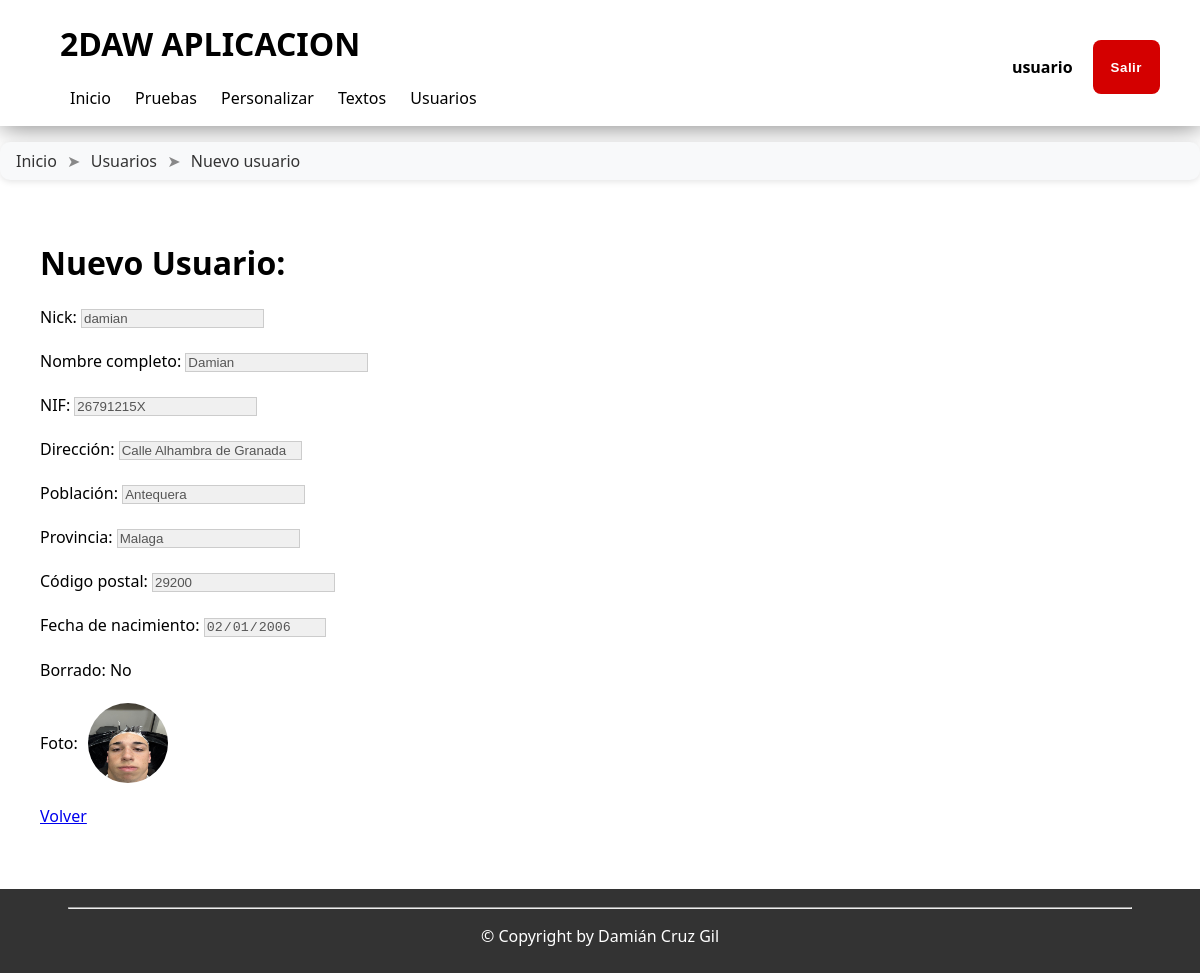
/aplicacion/usuarios/verUsuario.php?codUsu=2 (signed in), run on the app's committed database.
### tables this page shows
CREATE TABLE IF NOT EXISTS `usuarios` (
  `cod_usuario` int(11) NOT NULL AUTO_INCREMENT,
  `nick` varchar(50) NOT NULL,
  `nombre` varchar(50) NOT NULL,
  `nif` varchar(10) NOT NULL,
  `direccion` varchar(50) NOT NULL,
  `poblacion` varchar(30) NOT NULL,
  `provincia` varchar(30) NOT NULL,
  `CP` varchar(5) NOT NULL DEFAULT '00000',
  `fecha_nacimiento` date NOT NULL,
  `borrado` tinyint(1) NOT NULL DEFAULT 0,
  `foto` varchar(50) NOT NULL,
  PRIMARY KEY (`cod_usuario`),
  UNIQUE KEY `nick` (`nick`)
);

### aplicacion/usuarios/verUsuario.php (the view, shortened to what this page needs)
<?php
include_once(dirname(__FILE__) . "/../../cabecera.php");
$codUsu = $_GET['codUsu'];
$sentenciaDatosUsu = "SELECT * FROM usuarios WHERE cod_usuario = '$codUsu'";
$usuario = $conexion->query($sentenciaDatosUsu)->fetch_assoc();
cuerpo($usuario, $acceso);
function cuerpo($usuario, $acceso)
{
?>
    <h1>Nuevo Usuario:</h1>
    <label>Nick:</label>
    <input type="text" name="nick" value="<?= $usuario['nick'] ?>" readonly><br><br>
    <label>Nombre completo:</label>
    <input type="text" name="nombre" value="<?= $usuario['nombre'] ?>" readonly> <br><br>
    <label>NIF:</label>
    <input type="text" name="nif" value="<?= $usuario['nif'] ?>" readonly><br><br>
    <label>Dirección:</label>
    <input type="text" name="direccion" value="<?= $usuario['direccion'] ?>" readonly><br><br>
    <label>Población:</label>
    <input type="text" name="poblacion" value="<?= $usuario['poblacion'] ?>" readonly><br><br>
    <label>Provincia:</label>
    <input type="text" name="provincia" value="<?= $usuario['provincia'] ?>" readonly><br><br>
    <label>Código postal:</label>
    <input type="text" name="cp" value="<?= $usuario['CP'] ?>" readonly><br><br>
    <label>Fecha de nacimiento:</label>
    <input type="date" name="fecha_nacimiento" value="<?= $usuario['fecha_nacimiento'] ?>" readonly><br><br>
    <label>Borrado:</label>
    <span><?= $usuario['borrado'] ? 'Si' : 'No' ?></span><br><br>
    <div style="display:flex; align-items:center; gap: 10px;">
        <label>Foto:</label>
        <img class="imgUsu" src="/images/fotos/<?= $usuario['foto'] ?>" alt=""><br><br>
    </div>
    <br>
    <a href="/aplicacion/usuarios/index.php">Volver</a>
<?php
}

### styles/base7.css (style rules this page uses)
html, body { height: 100%; margin: 0; }
body { background: lightgray; font-family: "Segoe UI", Tahoma, Geneva, Verdana, sans-serif; font-size: 16px; color: #333; display: flex; flex-direction: column; }
.imgUsu { width: 10vh; height: 10vh; border-radius: 100%; }
input[readonly] { background-color: #f0f0f0; color: #555; border: 1px solid #ccc; cursor: not-allowed; }
img { border-radius: 100%; }

### data on the page
usuarios: nick "damian", nombre "Damian", nif "26791215X", direccion "Calle Alhambra de Granada", poblacion "Antequera", provincia "Malaga", cp "29200", fecha_nacimiento "02/01/2006", foto (picture)

### other printed values
$cabecera "2DAW APLICACION"
$acceso->getNombre() "usuario"
$elemento["TEXTO"] "Inicio"
$elemento["TEXTO"] "Usuarios"
$elemento["TEXTO"] "Nuevo usuario"
